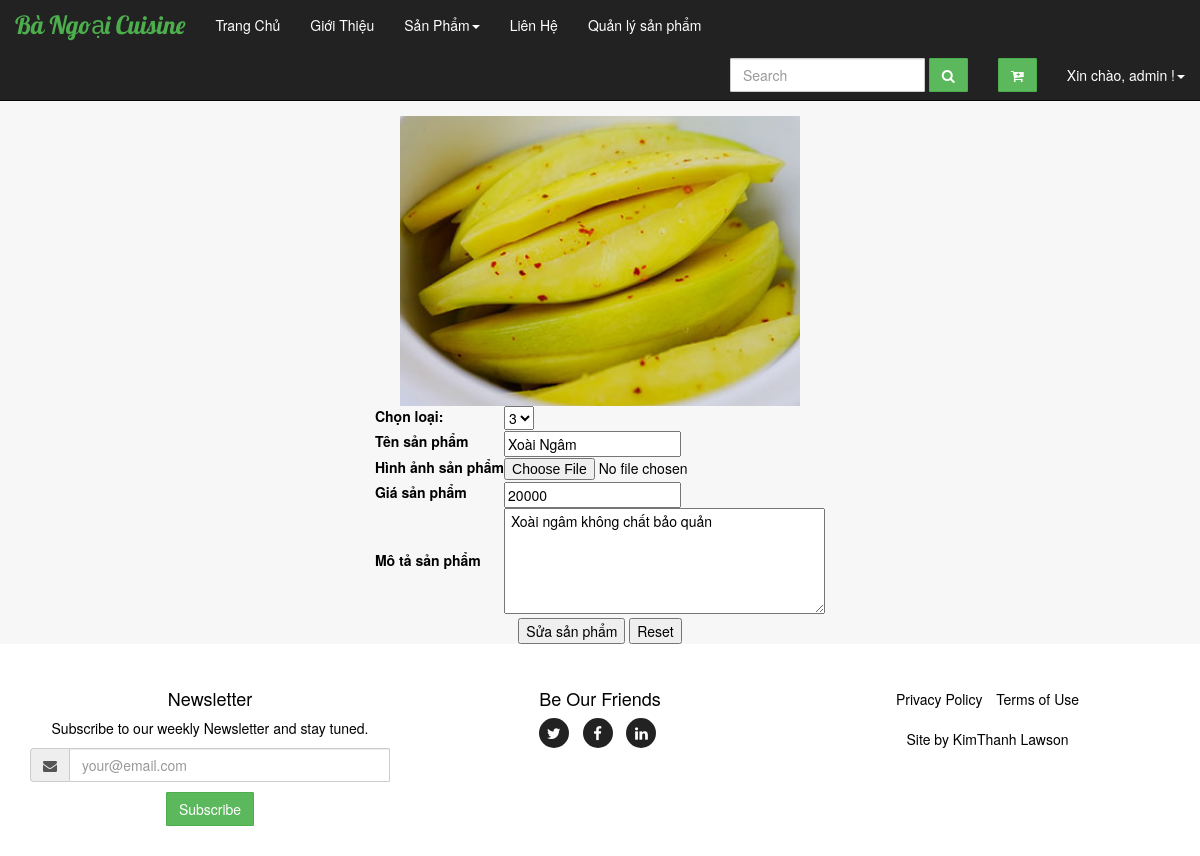
The page /Controller/index.php?action=edit_product&id=8 (signed in) on the database its author committed.
### tables this page shows
CREATE TABLE IF NOT EXISTS `sanpham` (
  `SanPhamID` int(11) NOT NULL,
  `TenSanPham` varchar(50) NOT NULL,
  `Gia` int(12) NOT NULL,
  `DoCay` tinyint(1) NOT NULL,
  `ThichHopAnChay` tinyint(1) NOT NULL,
  `HinhSanPham1` varchar(255) NOT NULL,
  `HinhSanPham2` varchar(255) NOT NULL,
  `HinhSanPham3` varchar(255) NOT NULL,
  `HinhSanPham4` varchar(255) NOT NULL,
  `HinhSanPham5` varchar(255) NOT NULL,
  `LoaiID` int(11) NOT NULL,
  `MoTaSanPham` text NOT NULL
);

### model/connect.php (called while the page is built, shortened)
<?php
       class connect {
           var $db=null;
           public function __construct()
           {
               $dsn='mysql:host=localhost;dbname=bangoaicuisine';
               $user='root';
               $pass='';
               $this->db=new PDO($dsn,$user,$pass, array(PDO::MYSQL_ATTR_INIT_COMMAND => "SET NAMES utf8"));
           }
            public function getInstance($select)
            {
               $results = $this->db->query($select);
               $result = $results->fetch();
               return $result;
            }
       }
       ?>

### model/product.php (called while the page is built, shortened)
<?php
class Products {
     function getProductById($id)
     {
         $db = new connect();
         $select = "select * from sanpham where SanPhamID=$id";
         $result=$db->getInstance($select);
         return $result;
     }
}
?>

### view/admin/edit_product.php (the view, shortened to what this page needs)
<?php include "../view/website/header.php";
$objQuest = new Products();
$quest = $objQuest->getProductById($_GET['id']);
$tensanpham = $quest[1];
$hinhsanpham1 = $quest[5];
$LoaiID = $quest[10];
$mota = $quest[11];
$gia = $quest[2];
?>
<section id="portfolio" class="bg-light-gray">
    <div class="container">
        <center><h1 style=" margin: 20px; color: #900; font-size: 24px;">Chỉnh sửa sản phẩm</h1></center>
        <form action="index.php?action=edit_product_action" method="post" enctype="multipart/form-data">
        <center><table>
            <tr><td colspan="2" align="center"><img src="../view/website/img/<?php echo "$hinhsanpham1" ?>" width="400px"/></td></tr>
           <tr>
                <td>
                    <label for="loaiid">Chọn loại:</label></td>
                <td align="left">
                    <select name="loaiid">
                        <?php echo'<option>'."$LoaiID".'</option>' ?>
                            </select>
                </td>
            </tr>
            <tr>
                <td>
                    <label for="txtTenSP">Tên sản phẩm</label></td>
                 <td align="left">
                     <input type="text" name="txtTenSP" value="<?php echo "$tensanpham" ?>">
                 </td>
            </tr>
            <tr>
                <td>
                    <label for="file">Hình ảnh sản phẩm</label></td>
                 <td align="left">
                     <input type="file" name="file" id="file" >
                 </td>
            </tr>
            <tr>
                <td>
                    <label for="txtGiaSP">Giá sản phẩm</label></td>
                 <td align="left">
                     <input type="text" name="txtGiaSP"  value="<?php echo "$gia" ?>">
                 </td>
            </tr>
            <tr>
                <td>
                    <label for="txtMotaSP">Mô tả sản phẩm</label></td>
                 <td align="left">
                     <textarea name="txtMotaSP" cols="40" rows="5"> <?php echo "$mota" ?></textarea>
                 </td>
            </tr>
            <tr>
                <td colspan="2" align="center">
                <input type="submit" name="submit" value="Sửa sản phẩm" />
                <input type="reset"  value="Reset"/></td>
            </tr>
        </table></center>
        </form>
    </div>
</section>
<?php include "../view/website/footer.php";?>

### view/website/css/jumbotron.css (style rules this page uses)
body { padding-top: 50px; padding-bottom: 20px; }

### view/website/css/custom.css (style rules this page uses)
body { color:#000; font-size:14px; }
#portfolio * { z-index: 2; }
.bg-light-gray { background-color: #f7f7f7; }
.container { border: none; }

### rows shown on the page
sanpham: HinhSanPham1 (picture), loaiid "3", txtTenSP "Xoài Ngâm", txtGiaSP "20000", txtMotaSP "Xoài ngâm không chất bảo quản"

### other values the page prints
$_SESSION['user'] "admin"
